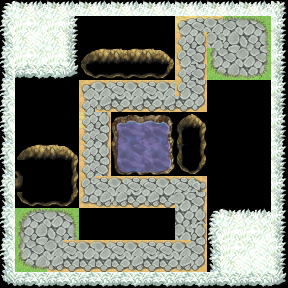

The image is a tile-based game level rendered from a .tmx file. Its description and source (layers, tilesets, objects; grid data summarised) follow:
An orthogonal 18x18 tile map with 16x16 px tiles, 1 tile layer (map), 1 hidden layer not drawn, 2 tilesets and 18 objects (low1, big, low2, square, down, ...).

<map version="1.9" tiledversion="1.9.1" orientation="orthogonal" renderorder="right-down" width="18" height="18" tilewidth="16" tileheight="16" infinite="0" nextlayerid="8" nextobjectid="30">
 <tileset firstgid="1" name="tile3" tilewidth="16" tileheight="16" spacing="1" tilecount="64" columns="8">
  <image source="tile3.png" width="135" height="136" />
 </tileset>
 <tileset firstgid="65" name="tile1" tilewidth="16" tileheight="16" tilecount="768" columns="32">
  <image source="tile1.png" width="512" height="384" />
 </tileset>
 <layer id="1" name="map" width="18" height="18" offsetx="-1.09091" offsety="-0.181818">
  <data>[324 cells, 324 non-empty, 97 distinct tile ids]</data>
 </layer>
 <objectgroup id="4" name="static_objects">
  <object id="3" name="low1" x="79" y="208" width="96.5" height="31.5">
   <properties>
    <property name="BodyType" value="StaticBody" />
    <property name="gravityScale" type="float" value="1" />
    <property name="restitution" type="float" value="0" />
   </properties>
  </object>
  <object id="4" name="big" x="207" y="80" width="64" height="127">
   <properties>
    <property name="BodyType" value="StaticBody" />
    <property name="gravityScale" type="float" value="1" />
    <property name="restitution" type="float" value="0" />
   </properties>
  </object>
  <object id="5" name="low2" x="77" y="16" width="98" height="32">
   <properties>
    <property name="BodyType" value="StaticBody" />
    <property name="gravityScale" type="float" value="1" />
    <property name="restitution" type="float" value="0" />
   </properties>
  </object>
  <object id="6" name="square" x="15.5" y="78" width="63.5" height="66">
   <properties>
    <property name="BodyType" value="StaticBody" />
    <property name="gravityScale" type="float" value="1" />
    <property name="restitution" type="float" value="0" />
   </properties>
  </object>
  <object id="26" name="down" x="0.666667" y="272" width="286.667" height="14.6667">
   <properties>
    <property name="BodyType" value="StaticBody" />
    <property name="gravityScale" type="float" value="1" />
    <property name="restitution" type="float" value="0" />
   </properties>
  </object>
  <object id="27" name="left" x="0" y="0" width="15.3333" height="271.333">
   <properties>
    <property name="BodyType" value="StaticBody" />
    <property name="gravityScale" type="float" value="1" />
    <property name="restitution" type="float" value="0" />
   </properties>
  </object>
  <object id="28" name="up" x="15.3333" y="0" width="271.333" height="15.3333">
   <properties>
    <property name="BodyType" value="StaticBody" />
    <property name="gravityScale" type="float" value="1" />
    <property name="restitution" type="float" value="0" />
   </properties>
  </object>
  <object id="29" name="right" x="271.333" y="14.6667" width="15.3333" height="257.333">
   <properties>
    <property name="BodyType" value="StaticBody" />
    <property name="gravityScale" type="float" value="1" />
    <property name="restitution" type="float" value="0" />
   </properties>
  </object>
 </objectgroup>
 <objectgroup id="5" name="kinematic_objects" visible="0">
  <object id="7" name="deep1" x="14.6667" y="144" width="63.9167" height="64">
   <properties>
    <property name="BodyType" value="KinematicBody" />
    <property name="gravityScale" type="float" value="1" />
    <property name="restitution" type="float" value="0" />
   </properties>
  </object>
  <object id="8" name="deep2" x="171.515" y="112" width="19.8182" height="63.9394">
   <properties>
    <property name="BodyType" value="KinematicBody" />
    <property name="gravityScale" type="float" value="1" />
    <property name="restitution" type="float" value="0" />
   </properties>
  </object>
  <object id="11" name="deep3" x="76.6667" y="47.3333" width="98" height="32.6667">
   <properties>
    <property name="BodyType" value="KinematicBody" />
    <property name="gravityScale" type="float" value="1" />
    <property name="restitution" type="float" value="0" />
   </properties>
  </object>
  <object id="12" name="lake" x="110" y="112.364" width="61.2727" height="63.5758">
   <properties>
    <property name="BodyType" value="KinematicBody" />
    <property name="gravityScale" type="float" value="1" />
    <property name="restitution" type="float" value="0" />
   </properties>
  </object>
  <object id="13" name="ice1" x="207.583" y="208.167" width="79.6667" height="80.4167">
   <properties>
    <property name="BodyType" value="KinematicBody" />
    <property name="gravityScale" type="float" value="1" />
    <property name="restitution" type="float" value="0" />
   </properties>
  </object>
  <object id="14" name="ice2" x="-1.33333" y="0" width="78.25" height="80">
   <properties>
    <property name="BodyType" value="KinematicBody" />
    <property name="gravityScale" type="float" value="1" />
    <property name="restitution" type="float" value="0" />
   </properties>
  </object>
  <object id="16" name="liana" x="190.667" y="112" width="16.6667" height="63.3333">
   <properties>
    <property name="BodyType" value="KinematicBody" />
    <property name="gravityScale" type="float" value="1" />
    <property name="restitution" type="float" value="0" />
   </properties>
  </object>
 </objectgroup>
 <objectgroup id="6" name="dynamic_objects" visible="0">
  <properties>
   <property name="restitution" type="float" value="0" />
  </properties>
 </objectgroup>
 <objectgroup id="2" name="Objects">
  <object id="1" name="camera" x="138.545" y="153.636">
   <point />
  </object>
  <object id="24" name="hero" x="177" y="18.3334" width="27.3333" height="26">
   <properties>
    <property name="BodyType" value="DynamicBody" />
    <property name="gravityScale" type="float" value="3" />
    <property name="restitution" type="float" value="0" />
   </properties>
  </object>
  <object id="2" name="border" x="0" y="1" width="287" height="286">
   <properties>
    <property name="BodyType" value="StaticBody" />
    <property name="gravityScale" type="float" value="1" />
   </properties>
  </object>
 </objectgroup>
 <layer id="3" name="spirit" width="18" height="18" visible="0">
  <data>[324 cells, 4 non-empty, 2 distinct tile ids]</data>
 </layer>
</map>
